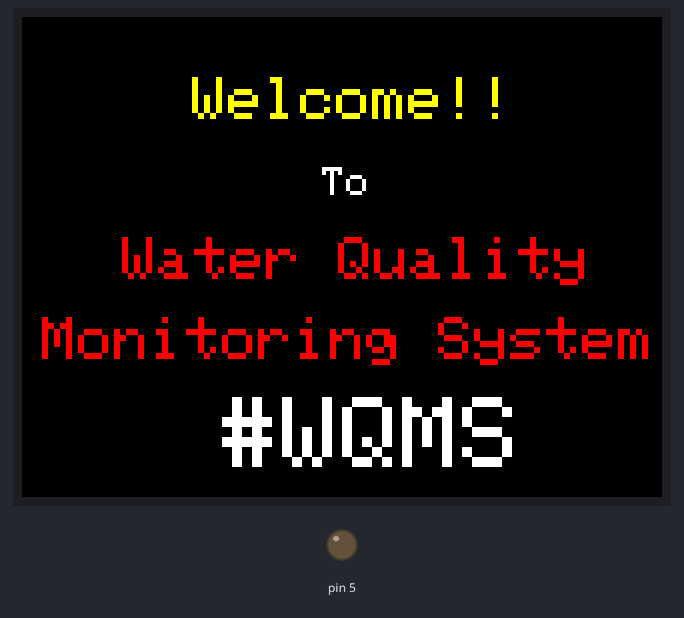
Bench run of a sketch on a simulated Arduino Mega 2560, built with avr-gcc and run on an emulated ATmega2560. Shown: 320×240 colour display, output pins drawn as LEDs (lit = HIGH). Storage starts empty; what the sketch prints to the serial monitor is not drawn.

Above: at 0.5 s.
At 16.7 s:
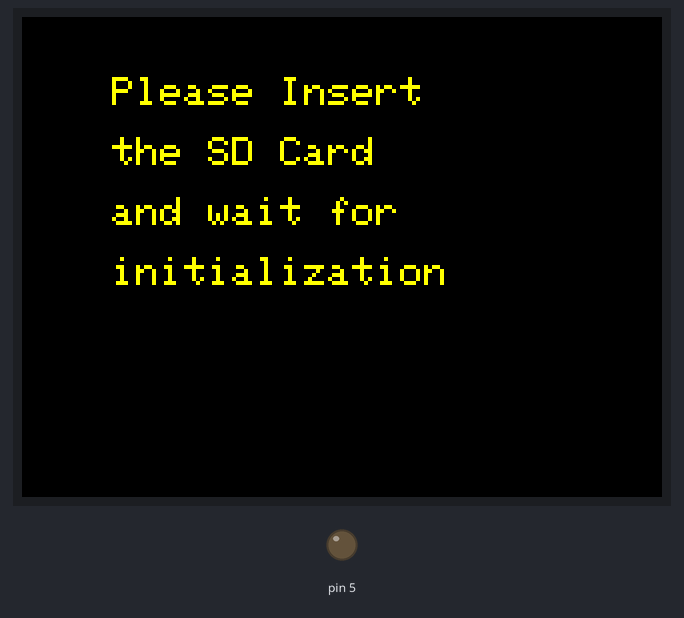
At 24.9 s:
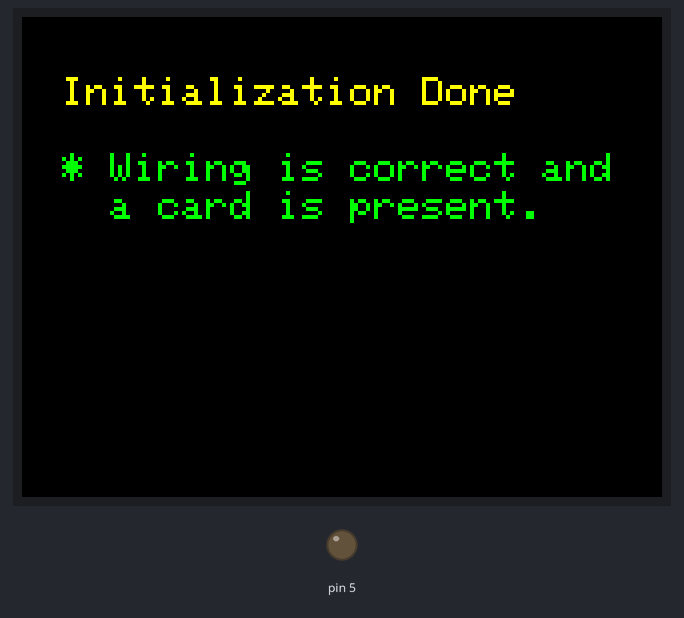
At 28.0 s:
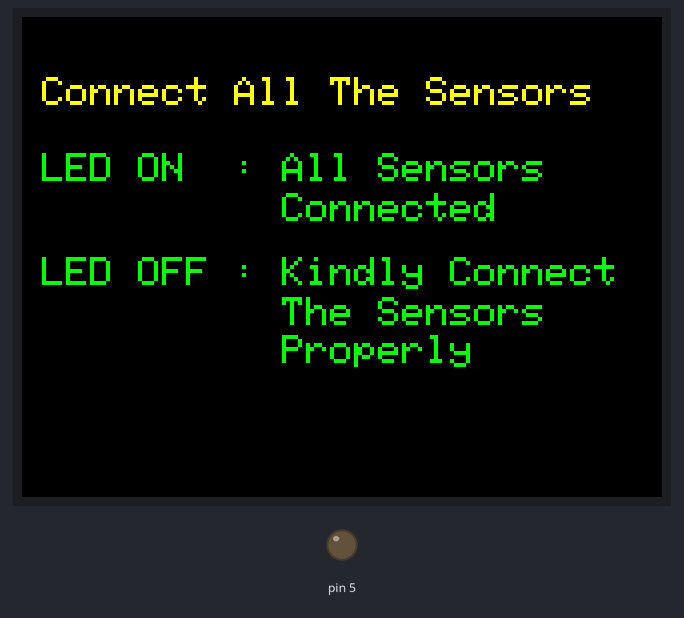
At 37.0 s:
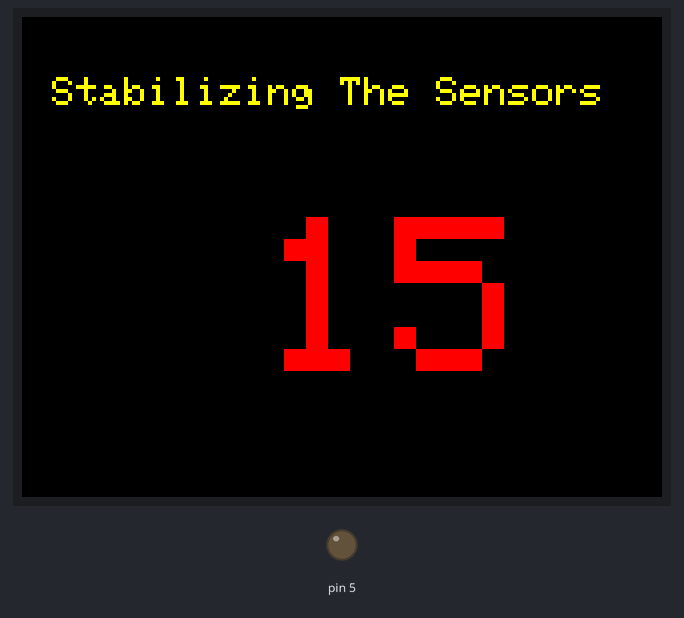
At 38.1 s:
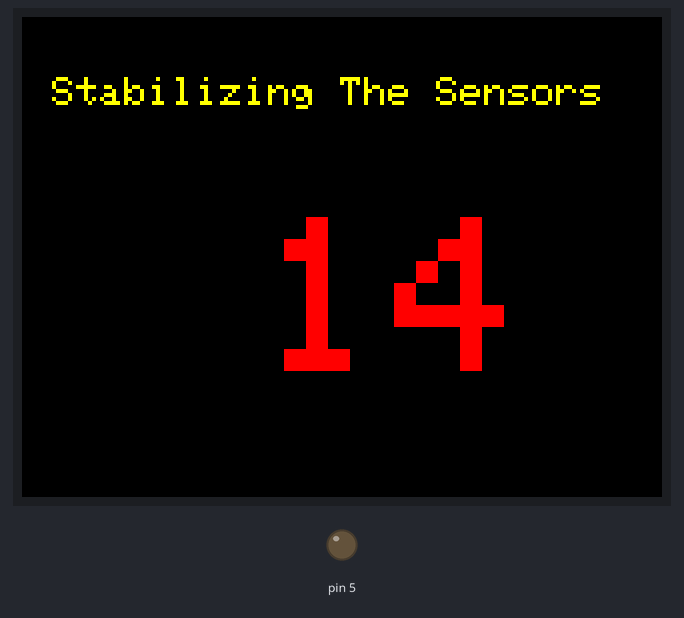

The sketch:

ArduinoCode.ino
```cpp
#include <ArduinoJson.h>
#include <SPI.h>
#include <SD.h>
#include "Adafruit_GFX.h"
#include "Adafruit_ILI9341.h"
//int i ;
#define WHITE 0xFFFF
#define TFT_DC 9
#define TFT_CS 10
#define TFT_RST 8
#define SD_CS 4
Adafruit_ILI9341 tft = Adafruit_ILI9341(TFT_CS, TFT_DC , TFT_RST);
File myFile;
String message = "";
bool messageReady = false;
int j =-1 ;
#define PIN_A10 ;
#define PIN_A11 ;
#define PIN_A12 ;
#define PIN_A13 ;
#define PIN_A14 ;
#define PIN_A5 ; // voltage sensor 1 power wali  pcb
#define PIN_A5 ; // VS2  sensor ke pass ka voltage
#define PIN_A6 ; //
long int loop_flag=0;
const int buttonPin = 2;  // Digital pin connected to the push button
int buttonState = HIGH;   // Current state of the button
int lastButtonState = HIGH;  // Previous state of the button

void setup() {
   pinMode(5, OUTPUT);
   pinMode(buttonPin, INPUT_PULLUP);
  Serial.begin(9600);
  Serial.println("ILI9341 Test!");
  tft.begin();
}

void loop ()
  {

    tft.setRotation(1);
    if(loop_flag==0){
     welcome();
     wificheckprint();
      sdcardinfo();
    }
    if(loop_flag%15147480==0){
      j = sdcardinit();

      loop_flag = 0;
    }
     if(loop_flag==0){
     voltagecheckpoint();
    }
    if(loop_flag==0){
     sensorconnectivity();
    }
    if(loop_flag==0){
     sensorstab();
    }
    datacomm();
   if (j==1 && loop_flag%500000==0 ){ sdcardwrite();}
    loop_flag++;

       buttonState = digitalRead(buttonPin);
       if (buttonState != lastButtonState) {
    if (buttonState == LOW) {
      Serial.println("Button Pressed");
      sdcardread();
    } else {
      Serial.println("Button Released");
    }
    lastButtonState = buttonState;  // Update the last button state
  }
  }

unsigned long welcome() {
  tft.fillScreen(ILI9341_RED);
  tft.fillScreen(ILI9341_GREEN);
  tft.fillScreen(ILI9341_YELLOW);
  tft.fillScreen(ILI9341_BLACK);
  tft.setCursor(85, 30);
  tft.setTextColor(ILI9341_YELLOW);  tft.setTextSize(3);
  tft.println("Welcome!!");
  tft.setCursor(150, 75);
  tft.setTextColor(ILI9341_WHITE);  tft.setTextSize(2);
  tft.println("To");
  tft.setCursor(50, 110);
  tft.setTextColor(ILI9341_RED);  tft.setTextSize(3);
  tft.println("Water Quality ");
  tft.setCursor(10, 150);
 //  tft.setFont(&FreeSans9pt7b);
  tft.setTextColor(ILI9341_RED);  tft.setTextSize(3);
  tft.println("Monitoring System");
  tft.setCursor(100, 190);
  tft.setTextColor(ILI9341_WHITE);  tft.setTextSize(5);
  tft.println("#WQMS");
  delay(9000);

}
unsigned long wificheckprint(){
  tft.fillScreen(ILI9341_BLACK);
  tft.setCursor(10, 30);
  tft.setTextColor(ILI9341_YELLOW);  tft.setTextSize(2);
  tft.println("Please Check The WiFi LED");
  tft.setCursor(15, 68);
  tft.setTextColor(ILI9341_GREEN);  tft.setTextSize(2);
  tft.println("LED ON  : Connected ");
  tft.setCursor(15, 99);
  tft.setTextColor(ILI9341_GREEN);  tft.setTextSize(2);
  tft.println("LED OFF : Not Connected  ");
  tft.setCursor(50, 140);
  tft.setTextColor(ILI9341_RED);  tft.setTextSize(2);
  tft.println("Press RESET switch ,");
  tft.setCursor(55, 160);
  tft.setTextColor(ILI9341_RED);  tft.setTextSize(2);
  tft.println("If Not Connected... ");
  delay(7000);
  }

//unsigned long insertsdcard(){
//  tft.setCursor(45, 30);
//  tft.setTextColor(ILI9341_YELLOW);  tft.setTextSize(2);
//  tft.println("Please Insert ");
//  tft.setCursor(45, 60);
//  tft.setTextColor(ILI9341_YELLOW);  tft.setTextSize(2);
//  tft.println("the SD Card");
//  tft.setCursor(45, 90);
//  tft.setTextColor(ILI9341_YELLOW);  tft.setTextSize(2);
//  tft.println("and wait for");
//  tft.setCursor(45, 120);
//  tft.setTextColor(ILI9341_YELLOW);  tft.setTextSize(2);
//  tft.println("initialization");
//  delay(8000);
//
//  }

void datacomm() {
    digitalWrite(5, HIGH);
  // Monitor serial communication
  while(Serial.available()) {
    message = Serial.readString();
    messageReady = true;
  }
  // Only process message if there's one
  if(messageReady) {
    // The only messages we'll parse will be formatted in JSON
    DynamicJsonDocument doc(1024); // ArduinoJson version 6+
    // Attempt to deserialize the message
    DeserializationError error = deserializeJson(doc,message);
    if(error) {
      Serial.print(F("deserializeJson() failed: "));
      Serial.println(error.c_str());
      messageReady = false;
      return;
    }
    if(doc["type"] == "request") {
      doc["type"] = "response";
      // Get data from analog sensors
      doc["Asensor0"] = analogRead(A10);
      doc["Asensor1"] = analogRead(A11);
      doc["Asensor2"] = analogRead(A12);
      doc["Asensor3"] = analogRead(A13);
      doc["Asensor4"] = analogRead(A14);
      serializeJson(doc,Serial);
    }
    messageReady = false;
  }
}
int sdcardinit()
 {
  tft.fillScreen(ILI9341_BLACK);
  tft.setCursor(45, 30);
  tft.setTextColor(ILI9341_YELLOW);  tft.setTextSize(2);
  tft.println("Please Insert ");
  tft.setCursor(45, 60);
  tft.setTextColor(ILI9341_YELLOW);  tft.setTextSize(2);
  tft.println("the SD Card");
  tft.setCursor(45, 90);
  tft.setTextColor(ILI9341_YELLOW);  tft.setTextSize(2);
  tft.println("and wait for");
  tft.setCursor(45, 120);
  tft.setTextColor(ILI9341_YELLOW);  tft.setTextSize(2);
  tft.println("initialization");
  delay(8000);
   tft.fillScreen(ILI9341_BLACK);
  Serial.print("Initializing SD card...");
  if (!SD.begin(SD_CS)) {
    Serial.println("initialization failed!");
    tft.fillScreen(ILI9341_BLACK);
    tft.setCursor(20, 30);
    tft.setTextColor(ILI9341_YELLOW);  tft.setTextSize(2);
    tft.println("Initialization Failed.");
    tft.setCursor(15, 68);
    tft.setTextColor(ILI9341_GREEN);  tft.setTextSize(2);
    tft.println("Things to check:");
    tft.setCursor(15, 99);
    tft.setTextColor(ILI9341_GREEN);  tft.setTextSize(2);
    tft.println("* is a card inserted? ");
    tft.setCursor(15, 125);
    tft.setTextColor(ILI9341_GREEN);  tft.setTextSize(2);
    tft.println("* is your wiring correct?");
    tft.setCursor(15, 150);
    tft.setTextColor(ILI9341_GREEN);  tft.setTextSize(2);
    tft.println("* did you change the");
    tft.setCursor(15, 173);
    tft.setTextColor(ILI9341_GREEN);  tft.setTextSize(2);
    tft.println("  chip Select pin to");
    tft.setCursor(15, 194);
    tft.setTextColor(ILI9341_GREEN);  tft.setTextSize(2);
    tft.println("  match your shield");
    delay(7000);
   return 0;
  }
  Serial.println("initialization done.");
  tft.fillScreen(ILI9341_BLACK);
  tft.println(" ");
  tft.setTextColor(ILI9341_YELLOW);  tft.setTextSize(2);
  tft.setCursor(20, 30);
  tft.println("Initialization Done");
  tft.setTextSize(2);
  tft.setTextColor(ILI9341_GREEN);
  tft.setCursor(20, 68);
  tft.println("* Wiring is correct and");
  tft.setCursor(20, 87);
  tft.println("  a card is present. ");
  delay(2000);
  return 1;
  }

void sdcardinfo(){
  Sd2Card card;
    Serial.print("Card type:         ");
   {
    Serial.print(card.type());
  switch (card.type()) {
    case SD_CARD_TYPE_SD1:
      Serial.println("SD1");
      break;
    case SD_CARD_TYPE_SD2:
      Serial.println("SD2");
      break;
    case SD_CARD_TYPE_SDHC:
      Serial.println("SDHC");
      break;
    default:
      Serial.println("Unknown");
  }
    }

}
void sdcardwrite()
{
   myFile = SD.open("DHT11Log.txt", FILE_WRITE);
  if (myFile) {
    myFile.print(analogRead(A10));
    myFile.print(',');
    myFile.print(analogRead(A11));
    myFile.print(',');
    myFile.print(analogRead(A12));
    myFile.print(',');
    myFile.print(analogRead(A13));
    myFile.print(',');
    myFile.println(analogRead(A14));
    myFile.close();
   // Serial.println("done.");
  } else {
    // if the file didn't open, print an error:
    Serial.println("error opening DHT11Log.txt");
  }
}
void sdcardread(){
myFile = SD.open("DHT11Log.txt");
  if (myFile) {
    while (myFile.available()) {
      String line = myFile.readStringUntil('\n');
      tft.setTextSize(2);
     tft.setTextColor(ILI9341_CYAN);
      tft.print(line);
      Serial.println(line);
    }
    myFile.close();
  } else {
    Serial.println("File not found.");
    tft.setTextSize(2);
      tft.setTextColor(ILI9341_CYAN);
      tft.print("File not found.");
  }
  delay(5000);

}

unsigned long sensorconnectivity(){
  tft.fillScreen(ILI9341_BLACK);
  tft.setCursor(10, 30);
  tft.setTextColor(ILI9341_YELLOW);  tft.setTextSize(2);
  tft.println("Connect All The Sensors");
  tft.setCursor(10, 68);
  tft.setTextColor(ILI9341_GREEN);  tft.setTextSize(2);
  tft.println("LED ON  : All Sensors  ");
  tft.setCursor(10, 88);
  tft.setTextColor(ILI9341_GREEN);  tft.setTextSize(2);
  tft.println("          Connected ");
  tft.setCursor(10, 120);
  tft.setTextColor(ILI9341_GREEN);  tft.setTextSize(2);
  tft.println("LED OFF : Kindly Connect");
  tft.setCursor(10, 140);
  tft.setTextColor(ILI9341_GREEN);  tft.setTextSize(2);
  tft.println("          The Sensors ");
  tft.setCursor(10, 159);
  tft.setTextColor(ILI9341_GREEN);  tft.setTextSize(2);
  tft.println("          Properly");
  delay(9000);
  }

unsigned long sensorstab(){
  int count = 15;
      for (int i = count; i >= 0; i--)
      {
       tft.fillScreen(ILI9341_BLACK);
       tft.setCursor(15, 30);
       tft.setTextColor(ILI9341_YELLOW);  tft.setTextSize(2);
       tft.println("Stabilizing The Sensors ");
       tft.setCursor(10, 68);
       tft.setCursor(120, 100);
       tft.setTextColor(ILI9341_RED);  tft.setTextSize(11);
       tft.println(i);
       delay(1000);

       }
  }


 void voltagecheckpoint()
 {
  int offset =40;
  int volt1 = analogRead(A4);// read the input
  int volt2 = analogRead(A5);// read the input
  int volt3 = analogRead(A6);// read the input
  double voltage1 = map(volt1,0,1023, 0, 2500) - offset;
  double voltage2 = map(volt2,0,1023, 0, 2500) - offset;
  double voltage3 = map(volt3,0,1023, 0, 2500) - offset;
  voltage1 /=100;//
  voltage2 /=100;//
  voltage3 /=100;//
  Serial.print("Voltage Reading: ");
  Serial.print(voltage1);//print the voltge
  Serial.println("V");
  delay(1000);

 }
```

Measured:
- what the display in image 0 shows lasts 9.0 s, from 0.5 s to 9.5 s
- what the display in image 1 shows lasts 8.0 s, from 16.6 s to 24.6 s
- what the display in image 2 shows lasts 3.0 s, from 24.8 s to 27.8 s
- what the display in image 4 shows lasts 1.0 s, from 37.0 s to 38.0 s
